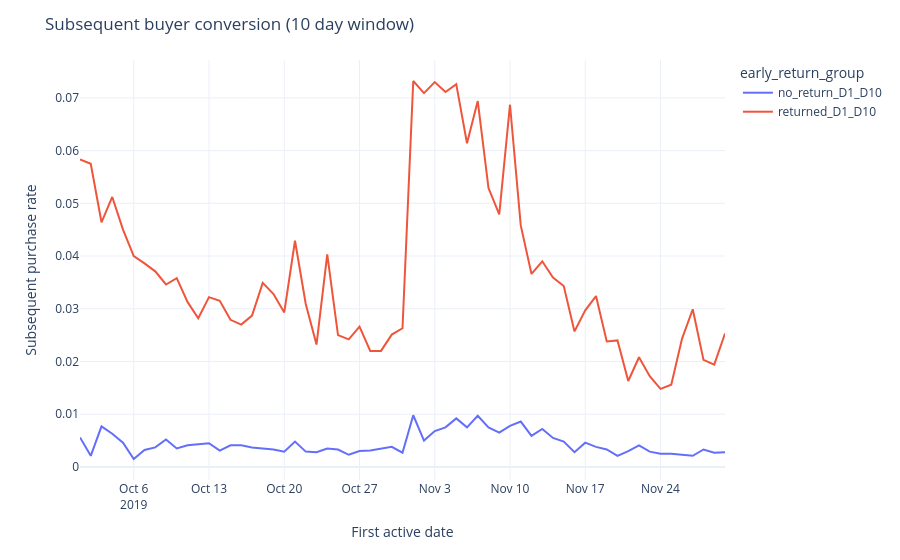

Source (notebook cell):
### Code cell
fig = px.line(df_2, x='first_active_date', y='subsequent_purchase_rate', color = 'early_return_group')
fig.update_layout(template = 'plotly_white', xaxis_title = 'First active date', yaxis_title= 'Subsequent purchase rate',
                  title = 'Subsequent buyer conversion (10 day window)')
